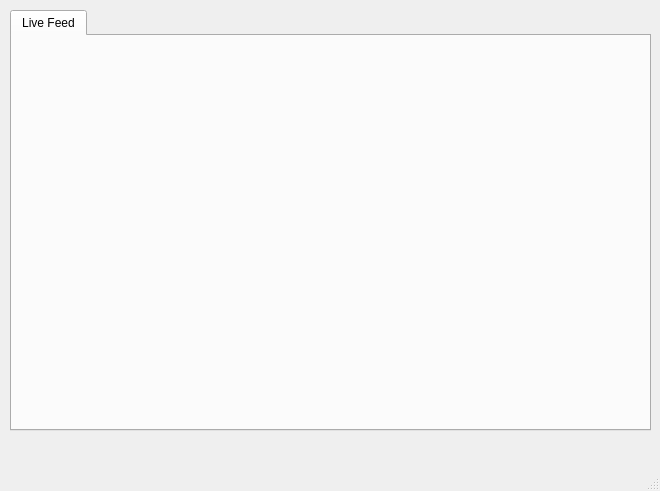
<?xml version="1.0" encoding="UTF-8"?>
<ui version="4.0">
 <class>MainWindow</class>
 <widget class="QMainWindow" name="MainWindow">
  <property name="geometry">
   <rect>
    <x>0</x>
    <y>0</y>
    <width>660</width>
    <height>491</height>
   </rect>
  </property>
  <property name="minimumSize">
   <size>
    <width>660</width>
    <height>491</height>
   </size>
  </property>
  <property name="windowTitle">
   <string>MainWindow</string>
  </property>
  <property name="styleSheet">
   <string notr="true"/>
  </property>
  <widget class="QWidget" name="centralwidget">
   <widget class="QTabWidget" name="tabWidget">
    <property name="geometry">
     <rect>
      <x>10</x>
      <y>10</y>
      <width>641</width>
      <height>421</height>
     </rect>
    </property>
    <property name="sizePolicy">
     <sizepolicy hsizetype="Preferred" vsizetype="Preferred">
      <horstretch>0</horstretch>
      <verstretch>0</verstretch>
     </sizepolicy>
    </property>
    <property name="minimumSize">
     <size>
      <width>641</width>
      <height>421</height>
     </size>
    </property>
    <property name="currentIndex">
     <number>0</number>
    </property>
    <widget class="QWidget" name="live_tab">
     <attribute name="title">
      <string>Live Feed</string>
     </attribute>
     <widget class="QLabel" name="live_display">
      <property name="geometry">
       <rect>
        <x>10</x>
        <y>10</y>
        <width>621</width>
        <height>371</height>
       </rect>
      </property>
      <property name="text">
       <string/>
      </property>
     </widget>
    </widget>
   </widget>
  </widget>
  <widget class="QMenuBar" name="menubar">
   <property name="geometry">
    <rect>
     <x>0</x>
     <y>0</y>
     <width>660</width>
     <height>25</height>
    </rect>
   </property>
  </widget>
  <widget class="QStatusBar" name="statusbar"/>
 </widget>
 <resources/>
 <connections/>
</ui>
